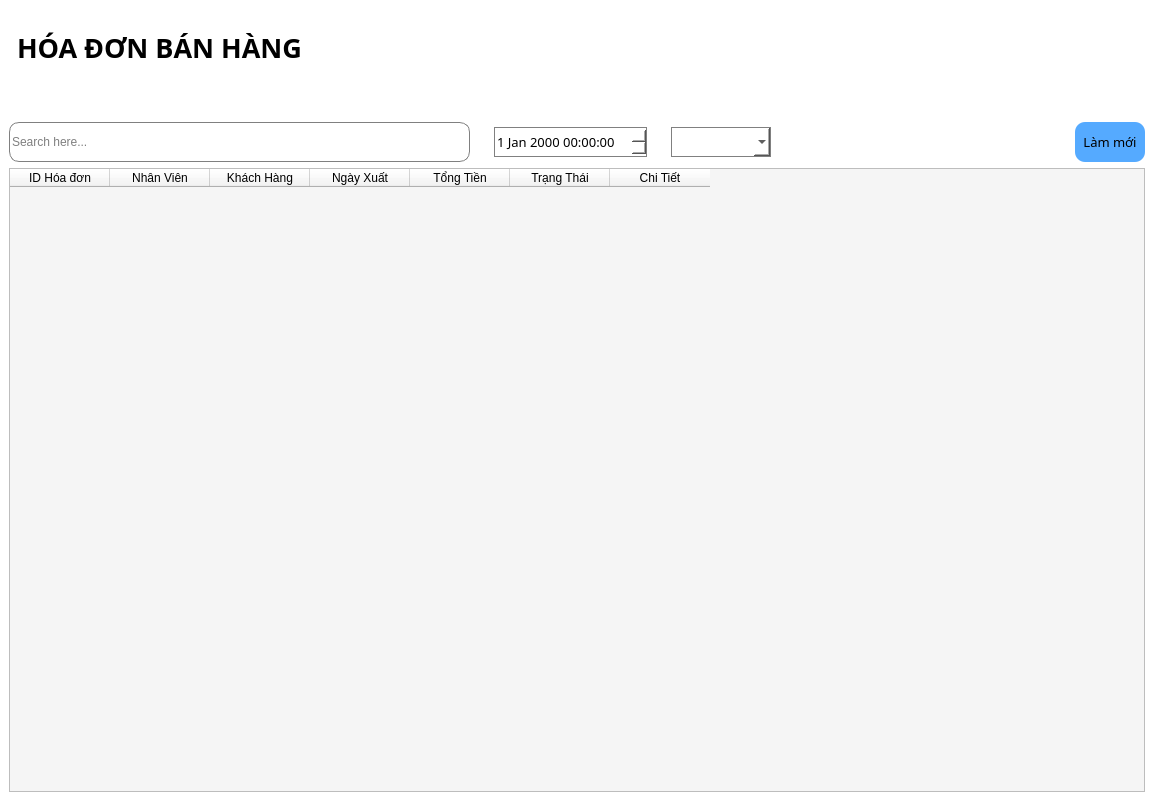
<?xml version="1.0" encoding="UTF-8"?>
<ui version="4.0">
 <class>Quanlyhodon</class>
 <widget class="QMainWindow" name="Quanlyhodon">
  <property name="geometry">
   <rect>
    <x>0</x>
    <y>0</y>
    <width>1154</width>
    <height>801</height>
   </rect>
  </property>
  <property name="windowTitle">
   <string>MainWindow</string>
  </property>
  <property name="styleSheet">
   <string notr="true">background-color: rgb(255, 255, 255);
color: rgb(0, 0, 0);</string>
  </property>
  <widget class="QWidget" name="centralwidget">
   <layout class="QGridLayout" name="gridLayout">
    <item row="0" column="0">
     <widget class="QLabel" name="label">
      <property name="font">
       <font>
        <family>Bahnschrift</family>
        <pointsize>20</pointsize>
        <weight>75</weight>
        <bold>true</bold>
       </font>
      </property>
      <property name="styleSheet">
       <string notr="true">padding-bottom: 50px;
padding-top:20px</string>
      </property>
      <property name="text">
       <string>HÓA ĐƠN BÁN HÀNG</string>
      </property>
      <property name="wordWrap">
       <bool>true</bool>
      </property>
      <property name="margin">
       <number>0</number>
      </property>
     </widget>
    </item>
    <item row="1" column="0">
     <layout class="QHBoxLayout" name="horizontalLayout">
      <item>
       <widget class="QLineEdit" name="lineSearch">
        <property name="maximumSize">
         <size>
          <width>16777215</width>
          <height>40</height>
         </size>
        </property>
        <property name="styleSheet">
         <string notr="true">border: 1px solid gray;
border-radius: 10px;
background-color: rgb(255, 255, 255);</string>
        </property>
        <property name="text">
         <string/>
        </property>
        <property name="placeholderText">
         <string>Search here...</string>
        </property>
       </widget>
      </item>
      <item>
       <spacer name="spacer">
        <property name="orientation">
         <enum>Qt::Horizontal</enum>
        </property>
        <property name="sizeType">
         <enum>QSizePolicy::Fixed</enum>
        </property>
        <property name="sizeHint" stdset="0">
         <size>
          <width>18</width>
          <height>20</height>
         </size>
        </property>
       </spacer>
      </item>
      <item>
       <widget class="QDateTimeEdit" name="dateTimeEdit">
        <property name="sizePolicy">
         <sizepolicy hsizetype="Minimum" vsizetype="Minimum">
          <horstretch>0</horstretch>
          <verstretch>0</verstretch>
         </sizepolicy>
        </property>
        <property name="minimumSize">
         <size>
          <width>100</width>
          <height>30</height>
         </size>
        </property>
        <property name="maximumSize">
         <size>
          <width>16777215</width>
          <height>30</height>
         </size>
        </property>
        <property name="font">
         <font>
          <family>Bahnschrift</family>
          <pointsize>10</pointsize>
         </font>
        </property>
        <property name="styleSheet">
         <string notr="true">background-color: rgb(255, 255, 255);
border: 1px solid gray;</string>
        </property>
       </widget>
      </item>
      <item>
       <spacer name="horizontalSpacer_2">
        <property name="orientation">
         <enum>Qt::Horizontal</enum>
        </property>
        <property name="sizeType">
         <enum>QSizePolicy::Fixed</enum>
        </property>
        <property name="sizeHint" stdset="0">
         <size>
          <width>18</width>
          <height>20</height>
         </size>
        </property>
       </spacer>
      </item>
      <item>
       <widget class="QComboBox" name="comboBox">
        <property name="sizePolicy">
         <sizepolicy hsizetype="Minimum" vsizetype="Minimum">
          <horstretch>0</horstretch>
          <verstretch>0</verstretch>
         </sizepolicy>
        </property>
        <property name="minimumSize">
         <size>
          <width>100</width>
          <height>30</height>
         </size>
        </property>
        <property name="maximumSize">
         <size>
          <width>150</width>
          <height>30</height>
         </size>
        </property>
        <property name="font">
         <font>
          <family>Bahnschrift</family>
          <pointsize>10</pointsize>
         </font>
        </property>
        <property name="styleSheet">
         <string notr="true">color: rgb(0, 0, 0);
border: 1px solid gray</string>
        </property>
       </widget>
      </item>
      <item>
       <spacer name="horizontalSpacer_3">
        <property name="orientation">
         <enum>Qt::Horizontal</enum>
        </property>
        <property name="sizeType">
         <enum>QSizePolicy::Fixed</enum>
        </property>
        <property name="sizeHint" stdset="0">
         <size>
          <width>298</width>
          <height>20</height>
         </size>
        </property>
       </spacer>
      </item>
      <item>
       <widget class="QPushButton" name="btnLamMoi">
        <property name="sizePolicy">
         <sizepolicy hsizetype="Minimum" vsizetype="Fixed">
          <horstretch>0</horstretch>
          <verstretch>0</verstretch>
         </sizepolicy>
        </property>
        <property name="minimumSize">
         <size>
          <width>70</width>
          <height>40</height>
         </size>
        </property>
        <property name="font">
         <font>
          <family>Bahnschrift</family>
          <pointsize>10</pointsize>
         </font>
        </property>
        <property name="styleSheet">
         <string notr="true">background-color: rgb(85, 170, 255);
border: none;
border-radius: 10px;</string>
        </property>
        <property name="text">
         <string>Làm mới</string>
        </property>
       </widget>
      </item>
     </layout>
    </item>
    <item row="2" column="0">
     <widget class="QTableWidget" name="tableWidget">
      <property name="font">
       <font>
        <family>Bahnschrift</family>
        <pointsize>12</pointsize>
       </font>
      </property>
      <property name="styleSheet">
       <string notr="true">background-color: rgb(245, 245, 245);</string>
      </property>
      <column>
       <property name="text">
        <string>ID Hóa đơn</string>
       </property>
      </column>
      <column>
       <property name="text">
        <string>Nhân Viên</string>
       </property>
      </column>
      <column>
       <property name="text">
        <string>Khách Hàng</string>
       </property>
      </column>
      <column>
       <property name="text">
        <string>Ngày Xuất</string>
       </property>
      </column>
      <column>
       <property name="text">
        <string>Tổng Tiền</string>
       </property>
      </column>
      <column>
       <property name="text">
        <string>Trạng Thái</string>
       </property>
      </column>
      <column>
       <property name="text">
        <string>Chi Tiết</string>
       </property>
      </column>
     </widget>
    </item>
   </layout>
  </widget>
 </widget>
 <resources>
  <include location="new_resource.qrc"/>
 </resources>
 <connections/>
</ui>
